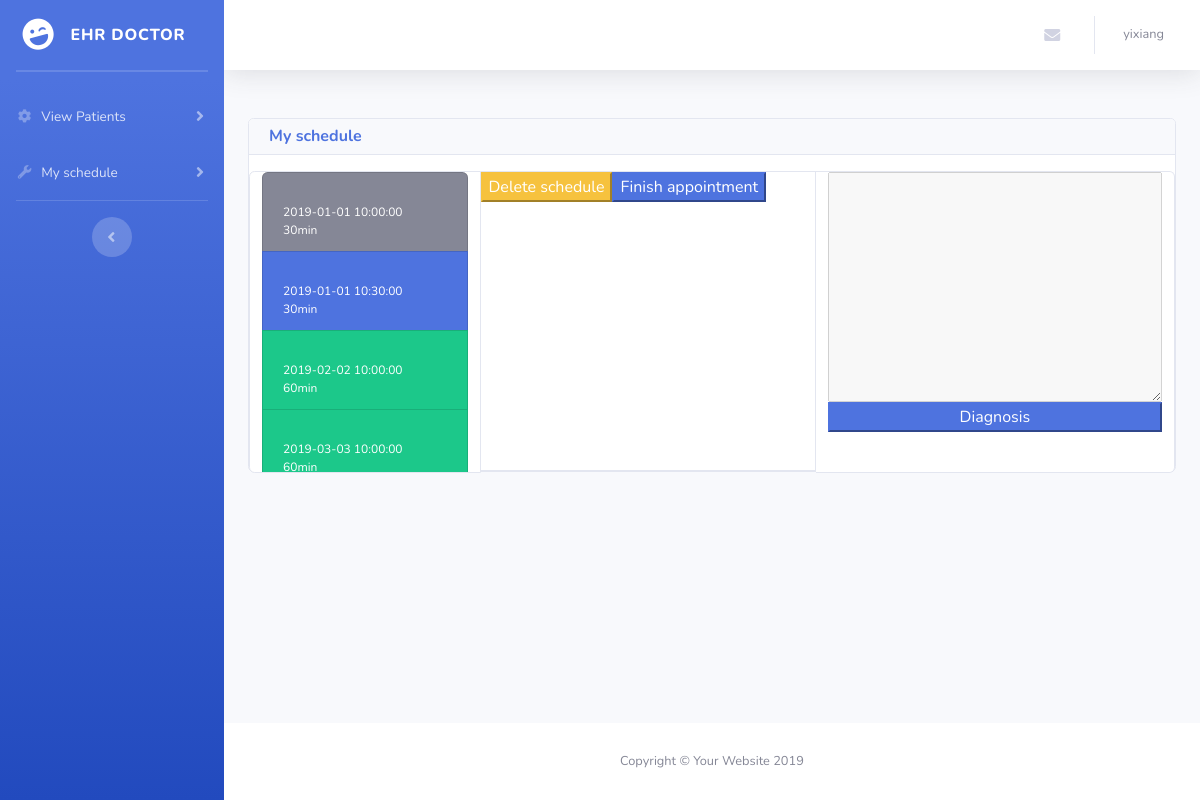
Before: /doctor/doctor_page (signed in) with the older database file.
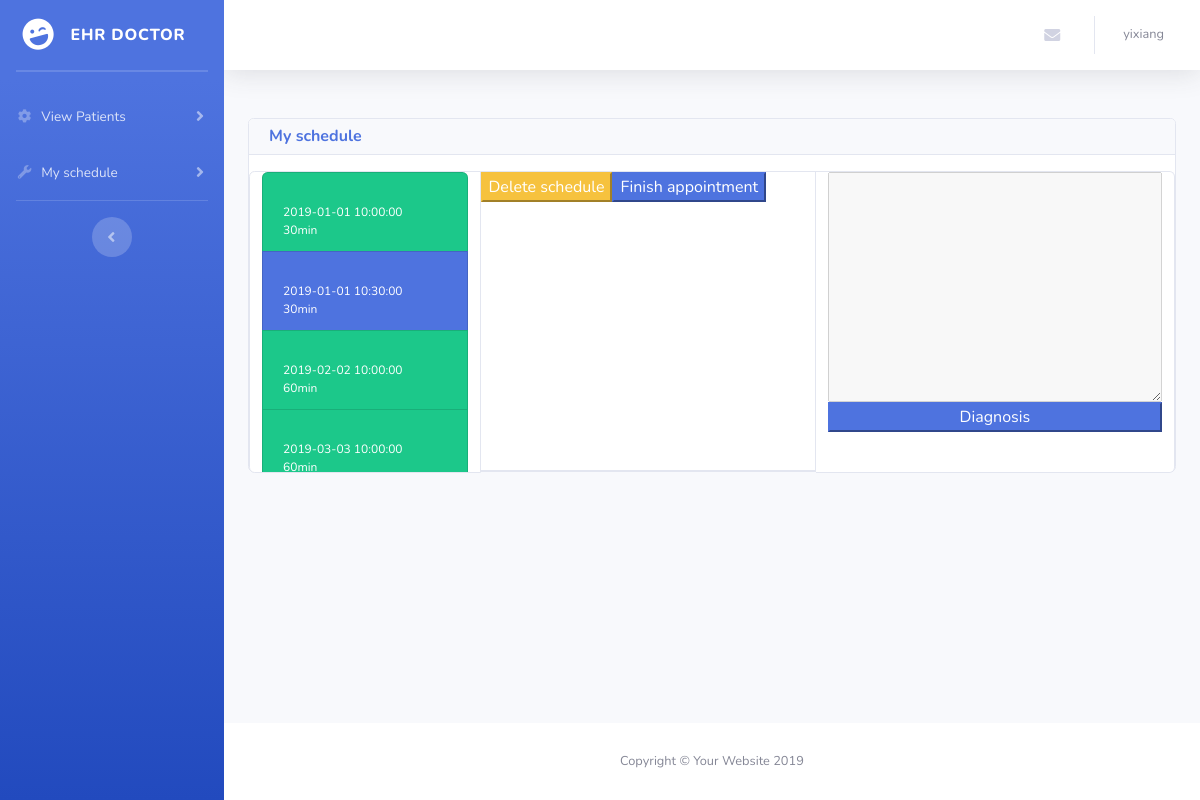
After: the same page with the newer database file.
### tables this page shows
CREATE TABLE doctors (
    id INTEGER PRIMARY KEY AUTOINCREMENT,
    last_name TEXT NOT NULL,
    first_name TEXT NOT NULL,
    password TEXT NOT NULL,
    email TEXT NOT NULL,
    phone_number TEXT NOT NULL,
    rate INTEGER CHECK (rate <= 10 and rate >=0) DEFAULT 0,
    number_of_rates INTEGER DEFAULT 0,
    gender TEXT CHECK (gender='male' or gender='female') NOT NULL,
    field TEXT NOT NULL,
    introduction TEXT,
    date_of_birth TEXT NOT NULL,
    date_of_join TEXT NOT NULL

);

CREATE TABLE "appointment"
(
	appointment_id INTEGER
		primary key autoincrement,
	doctor_id INTEGER not null
		references doctors
			on delete cascade,
	patient_id INTEGER not null
		references patients
			on delete cascade,
	start_time TIMESTAMP not null,
	duration TEXT not null,
	location VARCHAR(8) not null,
	status TEXT,
	medical_his TEXT, comments TEXT,
	check (status='pending' or status='accepted' or status='finished')
);

CREATE TABLE "schedule"
(
	doctor_id INTEGER
		references doctors
			on delete cascade,
	start_time TIMESTAMP not null,
	duration INTEGER not null,
	occupied BOOLEAN not null,
	primary key (doctor_id, start_time),
	check (duration=30 or duration=60)
);

### main_app/doctor.py (the view)
@doctor_bp.route("/doctor_page", methods=('GET', 'POST'))
@login_required_doctor
def show_main():
    db = get_db()
    pending_appointment = db.execute("SELECT * FROM appointment JOIN patients on patients.id=appointment.patient_id "
                                     "WHERE doctor_id=? and status=?",
                                     (g.user["id"], 'pending')).fetchall()
    my_patient = db.execute("SELECT * FROM take_care JOIN patients on patients.id=take_care.patient_id "
                            "WHERE doctor_id=?",
                            (g.user["id"], )).fetchall()
    medical_his = db.execute("SELECT * FROM appointment WHERE doctor_id=? AND status<>'pending' ORDER BY start_time", (g.user["id"], )).fetchall()
    my_schedule = db.execute("SELECT schedule.start_time, schedule.duration, a.location, p.last_name, p.first_name, a.medical_his, a.appointment_id, a.status FROM schedule "
                             "LEFT OUTER JOIN appointment a on schedule.doctor_id = a.doctor_id and schedule.start_time=a.start_time "
                             "LEFT OUTER JOIN patients p on a.patient_id = p.id WHERE schedule.doctor_id=?",
                             (g.user["id"], )).fetchall()
    history_d = {}
    for r in medical_his:
        try:
            history_d[r["patient_id"]] = history_d[r["patient_id"]] + "\\n\\n" + str(r["start_time"]) + "\\n" + r["medical_his"]
        except:
            history_d[r["patient_id"]] = str(r["start_time"]) + "\\n" + r["medical_his"]
    return render_template('./doctor.html', pending=pending_appointment, my_patient=my_patient, my_schedule=my_schedule, medical_his_d=history_d)

### main_app/authentication.py (called while the page is built)
@auth_bp.before_app_request
def load_logged_in_user():
    user_id = session.get('user_id')
    login_type = session.get('login_type')
    if user_id is None:
        g.user = None
        g.type = None
    else:
        if login_type == 'admin':
            g.user = get_db().execute(
                'SELECT * FROM administrators WHERE id = ?', (user_id,)
            ).fetchone()
            g.type = 'admin'
        elif login_type == 'patient':
            g.user = get_db().execute(
                'SELECT * FROM patients WHERE id = ?', (user_id,)
            ).fetchone()
            g.type = 'patient'
        else:
            g.user = get_db().execute(
                'SELECT * FROM doctors WHERE id = ?', (user_id,)
            ).fetchone()
            g.type = 'doctor'

def login_required_doctor(view):
    @functools.wraps(view)
    def wrapped_view(**kwargs):
        if g.user is None or g.type != 'doctor':
            return redirect(url_for('auth.login'))
        return view(**kwargs)
    return wrapped_view

### main_app/database.py (called while the page is built)
def get_db():
    if "db" not in g:
        g.db = sqlite3.connect(
            current_app.config["DATABASE"],
            detect_types=sqlite3.PARSE_DECLTYPES
        )
        g.db.row_factory = sqlite3.Row
        g.db.execute("PRAGMA foreign_keys = ON")
    return g.db

### main_app/templates/doctor.html (shortened to what this page needs)
<!DOCTYPE html>
<html lang="en">
{% extends 'base.html' %} {% block content %}
<head>
</head>
<body id="page-top">
    <div id="wrapper">
        <ul class="navbar-nav bg-gradient-primary sidebar sidebar-dark accordion" id="accordionSidebar">
            <a class="sidebar-brand d-flex align-items-center justify-content-center" href="/">
                <div class="sidebar-brand-icon rotate-n-15">
                    <i class="fas fa-laugh-wink"></i>
                </div>
                <div class="sidebar-brand-text mx-3"> EHR Doctor</div>
            </a>
            <hr class="sidebar-divider my-0">
            <hr class="sidebar-divider">
            <li class="nav-item">
                <a class="nav-link collapsed" href="#" data-toggle="collapse" data-target="#collapseTwo" aria-expanded="true" aria-controls="collapseTwo">
                    <i class="fas fa-fw fa-cog"></i>
                    <span>View Patients</span>
                </a>
            </li>
            <li class="nav-item">
                <a class="nav-link collapsed" href="#" data-toggle="collapse" data-target="#collapseUtilities" aria-expanded="true" aria-controls="collapseUtilities">
                    <i class="fas fa-fw fa-wrench"></i>
                    <span>My schedule</span>
                </a>
            </li>
            <hr class="sidebar-divider d-none d-md-block">
            <div class="text-center d-none d-md-inline">
                <button class="rounded-circle border-0" id="sidebarToggle"></button>
            </div>
        </ul>
        <div id="content-wrapper" class="d-flex flex-column">
            <div id="content">
                <nav class="navbar navbar-expand navbar-light bg-white topbar mb-4 static-top shadow">
                    <ul class="navbar-nav ml-auto">
                        <li class="nav-item dropdown no-arrow mx-1">
                            <a class="nav-link dropdown-toggle" href="#" id="messagesDropdown" role="button" data-toggle="dropdown" aria-haspopup="true" aria-expanded="false">
                                <i class="fas fa-envelope fa-fw"></i>
                            </a>
                        </li>
                        <li class="nav-item dropdown no-arrow">
                            <a class="nav-link dropdown-toggle" href="#" id="userDropdown" role="button" data-toggle="dropdown" aria-haspopup="true" aria-expanded="false">
                                <span class="mr-2 d-none d-lg-inline text-gray-600 small">{{g.user['last_name']}}</span>
                            </a>
                        </li>
                    </ul>
                </nav>
                <div class="container-fluid">
                        <br>
                    <div class='card mb-3' id="my_schedule">
                        <div class="card-header py-2 mb-3">
                            <h6 class="m-0 font-weight-bold text-primary">My schedule</h6>
                        </div>
                        <div class="card-group" style="height:300px">
                            <div class='card col-3 mb-4'>
                                <div style="height:300px; overflow-y:scroll;">
                                    <div id="schedule_list" class="list-group">
                                                    {% for s in my_schedule %}
                                                        {% if s['first_name'] %}
                                                            {% if s['status']=='accepted' %}
                                                                <a id="{{s['start_time']}}:{{s['duration']}}min" class="list-group-item list-group-item-action bg-secondary text-white" style="font-size: 12px;" onclick="show_schedule_detail('{{s['start_time']}}', '{{s['duration']}}', '{{s['last_name']}}', '{{s['first_name']}}', '{{s['location']}}', '{{s['medical_his']}}', '{{s['appointment_id']}}', '{{ s['status'] }}')">
                                                                    <br>{{s["start_time"]}}
                                                                    <br>{{s["duration"]}}min
                                                                </a>
                                                            {% elif s['status']=='finished' %}
                                                                <a id="{{s['start_time']}}:{{s['duration']}}min" class="list-group-item list-group-item-action bg-success text-white" style="font-size: 12px;" onclick="show_schedule_detail('{{s['start_time']}}', '{{s['duration']}}', '{{s['last_name']}}', '{{s['first_name']}}', '{{s['location']}}', '{{s['medical_his']}}', '{{s['appointment_id']}}', '{{ s['status'] }}')">
                                                                    <br>{{s["start_time"]}}
                                                                    <br>{{s["duration"]}}min
                                                                </a>
                                                            {% endif %}
                                                        {% else %}
                                                            <a id="{{s['start_time']}}:{{s['duration']}}min" class="list-group-item list-group-item-action bg-primary text-white" style="font-size: 12px;" onclick="show_schedule_detail('{{s['start_time']}}', '{{s['duration']}}', '{{s['last_name']}}', '{{s['first_name']}}', '{{s['location']}}', '', '', '{{ s['status'] }}')">
                                                                <br>{{s["start_time"]}}
                                                                <br>{{s["duration"]}}min
                                                            </a>
                                                        {% endif %}
                                                    {% endfor %}
                                    </div>
                                </div>
                            </div>
                            <div class='card mb-4' id='schedule_info' style="height:300px; overflow-y:scroll;">
                                <div class="btn-group">
                                    <button id="delete_schedule_button" class="btn-warning" onclick="delete_schedule()" disabled>Delete schedule</button>
                                    <button id="finish_appointment_button" class="btn-primary" onclick="finish_appointment()" disabled>Finish appointment</button>
                                </div>
                            </div>
                            <div class='card col-6 mb-4'>
                                <textarea style="height:230px; overflow-y:scroll;" id="medical_his_appointment" disabled>
                                </textarea>
                                <button class="btn-primary" onclick="diagnosis()" id="diagnosis" disabled>Diagnosis</button>
                            </div>
                        </div>
                    </div>
                </div>
            </div>
            <footer class="sticky-footer bg-white">
                <div class="container my-auto">
                    <div class="copyright text-center my-auto">
                        <span>Copyright &copy; Your Website 2019</span>
                    </div>
                </div>
            </footer>
        </div>
    </div>
</body>
{% endblock %}

### main_app/templates/base.html (shortened to what this page needs)
<!DOCTYPE html>
<html lang="en">
<link href="/static/vendor/fontawesome-free/css/all.min.css" rel="stylesheet" type="text/css">
<link href="/static/css/sb-admin-2.min.css" rel="stylesheet">
<section class="content">
     {% block content %}{% endblock %}
</section>

Changed rows visible on the page:
changed appointment (number 1 of 3 on the later page): status "accepted" → "finished" (drawn)
